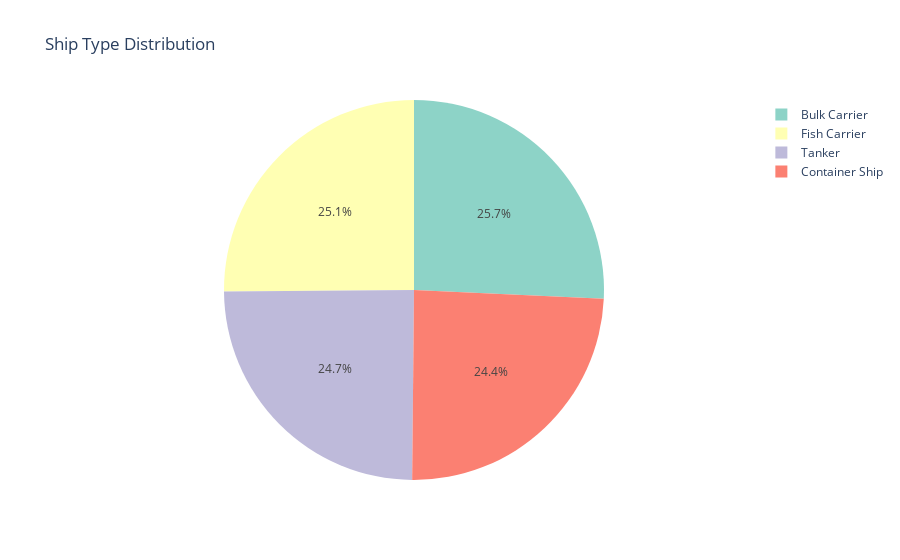

Notebook source saved alongside this figure:
### Code cell
# ship type distribution

ship_counts = df['Ship_Type'].value_counts().reset_index()
ship_counts.columns = ['Ship_Type', 'Count']

fig = px.pie(ship_counts, values='Count', names='Ship_Type', title='Ship Type Distribution'
             , color_discrete_sequence=px.colors.qualitative.Set3)
fig.show()

### Figure 1 — Plotly figure (JSON) as saved in the notebook; plotly's stock layout.template omitted (floating-point values rounded to 4 significant figures)
{"data": [{"domain": {"x": [0, 1], "y": [0, 1]}, "hovertemplate": "Ship_Type=%{label}<br>Count=%{value}<extra></extra>", "labels": ["Bulk Carrier", "Fish Carrier", "Tanker", "Container Ship"], "legendgroup": "", "name": "", "showlegend": true, "type": "pie", "values": [669, 653, 643, 635]}], "layout": {"legend": {"tracegroupgap": 0}, "piecolorway": ["rgb(141,211,199)", "rgb(255,255,179)", "rgb(190,186,218)", "rgb(251,128,114)", "rgb(128,177,211)", "rgb(253,180,98)", "rgb(179,222,105)", "rgb(252,205,229)", "rgb(217,217,217)", "rgb(188,128,189)", "rgb(204,235,197)", "rgb(255,237,111)"], "title": {"text": "Ship Type Distribution"}}}
